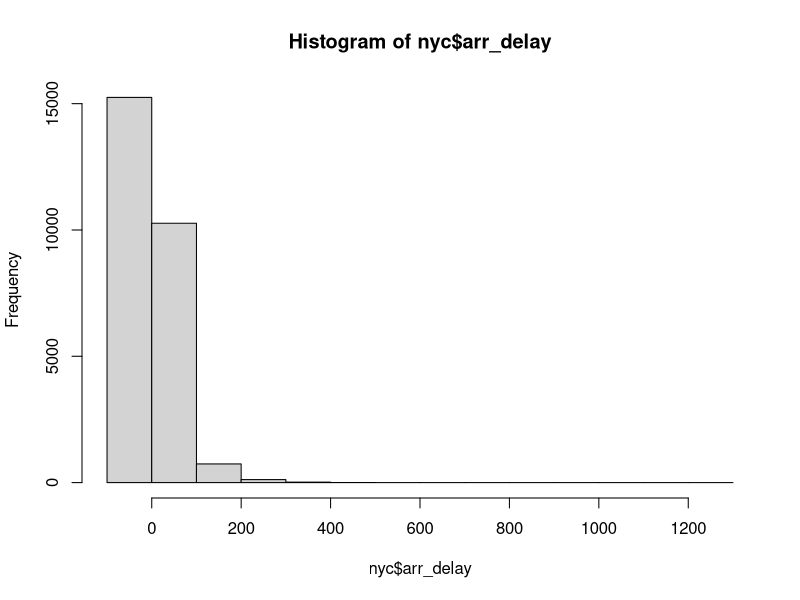

Recreate this plot in R.
## ---- chunk 1
knitr::opts_chunk$set(echo = TRUE)
## ---- chunk 2
nyc <- read.csv("nycflightsjan13.csv")
## ---- chunk 3
print("Head")
head(nyc)

print("Tail")
tail(nyc)
## ---- chunk 4
nrow(nyc)

ncol(nyc)
## ---- chunk 5
#I chose to remove NA values
mean(nyc$arr_delay, na.rm = T)

## ---- chunk 6
hist(nyc$arr_delay)
